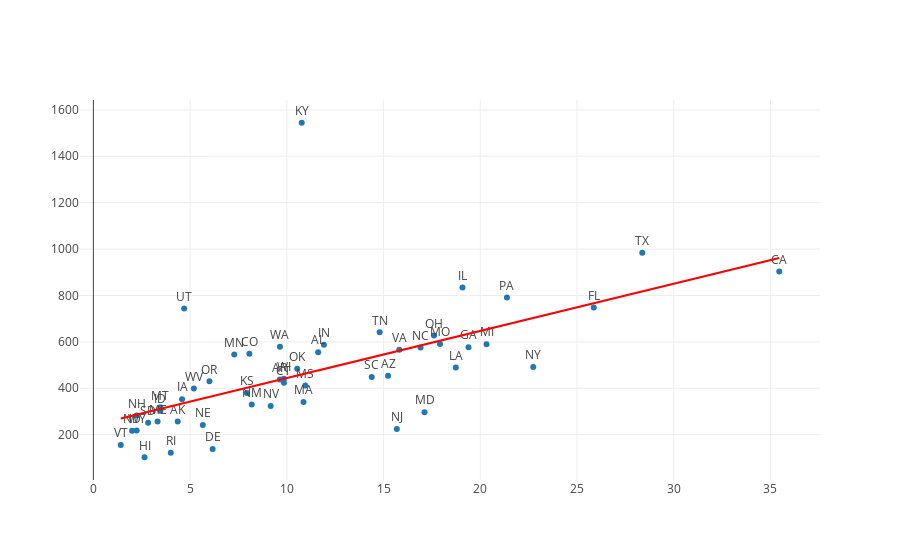

Source (notebook cell):
### Markdown cell above
In that same vein, let's look at some more data on gun violence by state in comparison with number of background checks performed. Just to be comprehensive, we also pull some additional data on population and gun ownership by state to see which has the highest correlation with rate of gun deaths. The population data comes from the offical [US Census Bureau website](https://www.census.gov/programs-surveys/decennial-census/decade.2010.html) and is compiled nicely here on [this](https://en.wikipedia.org/wiki/Firearm_death_rates_in_the_United_States_by_state) Wikipedia page in Table 3. The gun death data is calculated from the [FBI's Unified Crime Reporting data](https://ucr.fbi.gov/crime-in-the-u.s/2010/crime-in-the-u.s.-2010/tables/10tbl20.xls) from 2010. Gun ownership data was taken from [this study](https://injuryprevention.bmj.com/content/22/3/216.full) done in 2013.

First, let's compare the number of background checks per state to the number of gun deaths in each state. We will exclude any data from the District of Columbia and other US territories and focus on the 50 states for the sake of uniformity and data completeness. First we plot the 50 states as a scatter plot and see that the scale makes it so most states are clumped in the corner and we can't even tell which dot is from which state. Because there are such extreme outliers as KY and CA, we'll take the square root of the data to scale it down a bit.

### Code cell
stateStats = pd.read_csv('state statistics.csv',encoding = 'ISO-8859-1')
abbr_df.rename(columns={'state':'State'}, inplace=True)

# Join table with abbreviations using state name
stats_abbr = pd.merge(abbr_df, stateStats, how='inner', on=['State'])

# Number of background checks per state in 2010
year2010 = BgChecks[BgChecks['year_int'] == 2010]
states2010 = year2010.groupby('state',as_index=False)["totals"].sum()

# Masking the 5 territories the background check data has but the gun death data doesn't
territories = ('District of Columbia', 'Guam', 'Puerto Rico', 'Mariana Islands', 'Virgin Islands')

mask = np.logical_not(states2010.state.isin(territories))
no_terr2010 = states2010[mask]

# Adding the 2010 background checks by state to df
stats_abbr.rename(columns={'State':'state'}, inplace=True)
joinedStateChecks2010 = pd.merge(stats_abbr, no_terr2010, how='inner', on=['state'], right_index=True)
#print(joinedStateChecks2010)

import plotly.plotly as py
import plotly.graph_objs as go
from plotly.offline import download_plotlyjs, init_notebook_mode, plot, iplot

init_notebook_mode(connected=True)

# Plot number of background checks vs gun deaths
trace1 = go.Scatter(
    x=np.sqrt(joinedStateChecks2010['Total Gun Deaths']),
    y=np.sqrt(joinedStateChecks2010['totals']),
    mode='markers+text',
    name='Lines, Markers and Text',
    text=joinedStateChecks2010['Abbreviation'],
    textposition='top center'
)

m,b = np.polyfit(np.sqrt(joinedStateChecks2010['Total Gun Deaths']), np.sqrt(joinedStateChecks2010['totals']), 1)
bestfit_y = ((np.sqrt(joinedStateChecks2010['Total Gun Deaths'])) * m + b)

lineOfBestFit=go.Scatter(
    x=np.sqrt(joinedStateChecks2010['Total Gun Deaths']),
    y=bestfit_y,
    name='Line of best fit',
    line=dict(
        color='red',
    )
)

data = [trace1, lineOfBestFit]

layout = go.Layout(
    showlegend=False)


fig = go.Figure(data=data, layout=layout)
iplot(fig)

### Figure 1 — Plotly figure (JSON) as saved in the notebook; plotly's stock layout.template omitted (floating-point values rounded to 4 significant figures)
{"data": [{"mode": "markers+text", "name": "Lines, Markers and Text", "text": ["AL", "AK", "AZ", "AR", "CA", "CO", "CT", "DE", "FL", "GA", "HI", "ID", "IL", "IN", "IA", "KS", "KY", "LA", "ME", "MT", "NE", "NV", "NH", "NJ", "NM", "NY", "NC", "ND", "OH", "OK", "OR", "MD", "MA", "MI", "MN", "MS", "MO", "PA", "RI", "SC", "SD", "TN", "TX", "UT", "VT", "VA", "WA", "WV", "WI", "WY"], "textposition": "top center", "type": "scatter", "uid": "0613f61f-2589-4b59-b3a5-13b4c5225865", "x": [11.62, 4.359, 15.23, 9.644, 35.45, 8.062, 9.849, 6.164, 25.87, 19.39, 2.646, 3.464, 19.08, 11.92, 4.583, 7.937, 10.77, 18.73, 3.317, 3.464, 5.657, 9.165, 2.236, 15.68, 8.185, 22.74, 16.91, 2, 17.61, 10.54, 6, 17.12, 10.86, 20.32, 7.28, 10.95, 17.92, 21.38, 4, 14.39, 2.828, 14.8, 28.37, 4.69, 1.414, 15.81, 9.644, 5.196, 9.849, 2.236], "y": [555.5, 256.7, 453.9, 437.5, 903.5, 548.5, 423.8, 138.7, 747.9, 577.3, 102.6, 303.4, 833.8, 587.9, 353.2, 379.7, 1545.0, 489.1, 256.9, 318.0, 241.4, 323.7, 282.7, 224.8, 330.3, 491.4, 575.9, 217.0, 627.1, 483.6, 429.9, 296.9, 340.4, 590.1, 545.3, 412.2, 591.3, 791.6, 121.8, 449.0, 251.3, 641.1, 983.9, 743.7, 155.8, 566.4, 579.1, 399.4, 441.4, 218.4]}, {"line": {"color": "red"}, "name": "Line of best fit", "type": "scatter", "uid": "a752cb4f-4e1a-44d0-8605-2aee36724eda", "x": [11.62, 4.359, 15.23, 9.644, 35.45, 8.062, 9.849, 6.164, 25.87, 19.39, 2.646, 3.464, 19.08, 11.92, 4.583, 7.937, 10.77, 18.73, 3.317, 3.464, 5.657, 9.165, 2.236, 15.68, 8.185, 22.74, 16.91, 2, 17.61, 10.54, 6, 17.12, 10.86, 20.32, 7.28, 10.95, 17.92, 21.38, 4, 14.39, 2.828, 14.8, 28.37, 4.69, 1.414, 15.81, 9.644, 5.196, 9.849, 2.236], "y": [476.7, 329.1, 550.2, 436.6, 961.3, 404.4, 440.7, 365.8, 766.4, 634.7, 294.3, 310.9, 628.4, 482.8, 333.7, 401.9, 459.5, 621.4, 307.9, 310.9, 355.5, 426.8, 286.0, 559.4, 406.9, 702.8, 584.3, 281.2, 598.5, 454.7, 362.5, 588.5, 461.4, 653.7, 388.5, 463.2, 604.8, 675.1, 321.8, 533.0, 298.0, 541.4, 817.3, 335.9, 269.3, 562.0, 436.6, 346.1, 440.7, 286.0]}], "layout": {"showlegend": false}}
